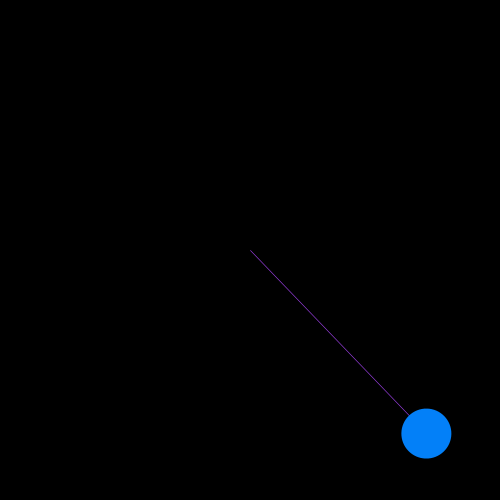
Frame 1 (no input)
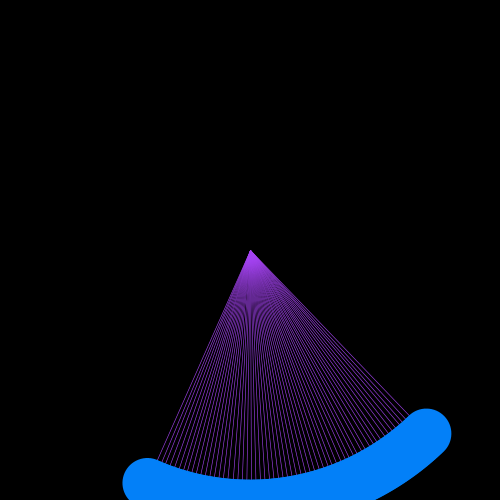
Frame 60 (the mouse pressed at the canvas centre just before this capture)
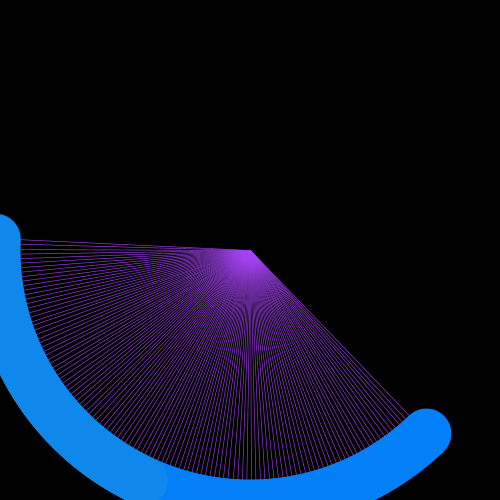
Frame 120 (the mouse held since frame 60 and released just before this capture)

The Processing sketch that drew these frames (run headless with seeded random() and noise(); from frame 60 on, the mouse is pressed at the canvas centre):

// Processing sketch: processing_57916
// ── processing_57916.pde

/*Concept: J'ai voulu représenter le temps qui défile. Avec le temps, 
un cercle relié au centre de la scène par une ligne se dessine. Il est possible 
de changer la couleur de la ligne en appuyant sur c, et en cliquant, il est possible 
de changer la couleur du cercle.

Il est aussi possible de changer le sens de rotation avec s et d, de changer la vitesse 
de rotation avec v et b et de recommencer en appuyant sur t.
 */

//Déclaration de variable angle, vitesse et sens
float angle;
int vitesse = 1;
int sens = 1;

//Déclaration de 3 variables couleur pour la couleur du cercle
int couleur1 = 3;
int couleur2 = 128;
int couleur3 = 248;

//Déclaration de 3 variables pour la couleur de la ligne
float Couleur_ligne_r1= random(255);
float Couleur_ligne_v1= random(255);
float Couleur_ligne_b1= random(255);


//S'affichera une seule fois au lancement
void setup() {
  background(0);
  noStroke();
  size(500, 500);
}


// S'affichera en boucle 
void draw() {

  //Variation de la variable angle
  angle +=vitesse*0.02*sens;

  //Appel des fonctions lign et cercle
  ligne();
  cercle();
  }


//Fonction cercle: dessin et translation du cercle
void cercle() {

  pushMatrix();
  smooth();
  translate(width/2, height/2);
  rotate(angle);
  noStroke();
  fill(couleur1, couleur2, couleur3);
  ellipse (180, 180, 50, 50);
  popMatrix();
  }


//Fonction ligne: dessin et translation des lignes
void ligne() {

  pushMatrix();
  smooth();
  translate(width/2, height/2);
  rotate(angle);
  stroke(Couleur_ligne_r1, Couleur_ligne_v1, Couleur_ligne_b1);
  strokeWeight(0.6);
  line(0, 0, 180, 180);
  popMatrix();
  }


//Fonction keyPressed: Si on clique sur une touche, il y aura 
//une action définie

void keyPressed() {

  //Si on clique sur v (pour "vitesse") alors:
  if (key == 'v') {
    //la vitesse sera positive
    vitesse += 2;
  }
  //Si on clique sur b alors: 
  if (key == 'b') {
    //la vitesse sera négative
    vitesse += -2;
  }  
  //Si on clique sur s alors:
  if (key == 's') {
    //invertion du sens de rotation (dans le sens inverse des aiguilles d'une montre)
    sens = -1;
  }  
  //Si on clique sur d, alors:
  if (key == 'd') {
    //invertion du sens de rotation (dans le sens des aiguilles d'une montre)
    sens = +1;
  }  

  //Si on clique sur c alors:
  if (key == 'c') {
    //La couleur change car Couleur_balle_r1, Couleur_balle_v1 et Couleur_balle_b1 prennent de nouvelles valeurs
    Couleur_ligne_r1 = int(random(255));
    Couleur_ligne_v1 = int(random(255));
    Couleur_ligne_b1 = int(random(255));
  }
  
  //Si on clique sur t, alors:
  if (key == 't') {
    //L'animation recommencera
    background(0);
  }
}

//Fonction mousePressed: quand on clique, il y a un évènement bien précis
void mousePressed() {

  //Si on clique:
  if (mousePressed) {
    //Changement de valeur pour les variables couleur1, couleur2 et couleur3
    couleur1 = couleur1 + 12;
    couleur2 = couleur2 +7;
    couleur3 = couleur3 - 13;
  }

  // Si couleur1 a comme valeur 255:
  if (couleur1 == 255) {
    //Changement de valeur pour les variables couleur1, couleur2 et couleur3, et donc retour aux valeurs de base pour ces 3 variables.
    couleur1 = 3;
    couleur2 = 128;
    couleur3 = 248;
  }
}
